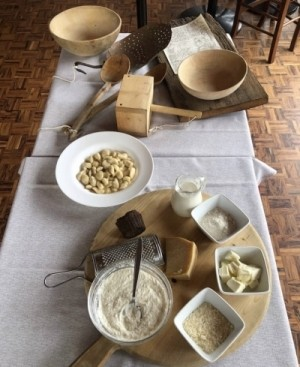
#> input picture src/assets/gnocchi/01-ingredienti.jpg, 300 x 367 px
$ python ritaglia_ingredienti.py
#> lines starting #> are read from the running program, lines starting #| are printed output that depends on the picture
"""
Ricava tre dettagli uniformi dalla fotografia vera degli ingredienti.

PERCHÉ RITAGLI
La fotografia del tavolo è una sola, ed è piccola (300x367). Per la fascia
della home servono più immagini, tutte dello stesso formato, che mostrino gli
ingredienti da vicino: il dettaglio si legge meglio del piano largo, e il
ritaglio quadrato le rende uniformi come chiesto.

Sono RITAGLI DI UNA FOTOGRAFIA VERA, non immagini d'archivio: il tavolo, le
scodelle e gli ingredienti sono quelli della locanda.

Uso:  python scripts/ritaglia_ingredienti.py
"""

from __future__ import annotations

import pathlib
import sys

from PIL import Image

RADICE = pathlib.Path(__file__).resolve().parent.parent
SORGENTE = RADICE / "src" / "assets" / "gnocchi" / "01-ingredienti.jpg"
USCITA = RADICE / "src" / "assets" / "gnocchi" / "dettagli"

# Lato del ritaglio in pixel di partenza. La fotografia è 300x367: ritagli da
# 108 px lasciano un margine di ingrandimento contenuto quando si mostrano a
# 130-150 px nella pagina, e a quella misura restano nitidi.
LATO = 108

# (nome, sinistra, alto) — l'angolo in alto a sinistra di ogni riquadro.
# Le posizioni sono state scelte guardando la fotografia: ognuna inquadra un
# ingrediente diverso.
DETTAGLI: list[tuple[str, int, int]] = [
    # La scodella con gli gnocchi già formati, in alto
    ("1-gnocchi", 62, 126),
    # La fioreta nella ciotola con la grattugia e il formaggio
    ("2-fioreta", 68, 238),
    # Le ciotoline con la farina, il formaggio grattugiato e il burro
    ("3-farina-burro-formaggio", 150, 200),
]


def main() -> int:
    if not SORGENTE.is_file():
        print(f"fotografia non trovata: {SORGENTE}")
        return 1

    USCITA.mkdir(parents=True, exist_ok=True)

    with Image.open(SORGENTE) as originale:
#> originale is the input picture: PIL image 300x367 RGB; mean R, G, B 141.5, 126.5, 112.1
        larghezza, altezza = originale.size
#> larghezza = 300; altezza = 367
        im = originale.convert("RGB")

        for nome, x, y in DETTAGLI:
            # Il ritaglio non deve uscire dalla fotografia.
            x = max(0, min(x, larghezza - LATO))
            y = max(0, min(y, altezza - LATO))

            dettaglio = im.crop((x, y, x + LATO, y + LATO))
            # Si porta a 432 px con un ingrandimento morbido: nella pagina si
            # mostra a 144 px, quindi il file resta piccolo ma definito anche
            # sugli schermi ad alta densità.
            dettaglio = dettaglio.resize((432, 432), Image.LANCZOS)

            percorso = USCITA / f"{nome}.jpg"
            dettaglio.save(percorso, "JPEG", quality=86, optimize=True)
            print(f"  {percorso.relative_to(RADICE)}   {dettaglio.size[0]}x{dettaglio.size[1]}   da ({x},{y})")
#> this loop made 3 passes
#> pass 1, in main, `dettaglio = im.crop((x, y, x + LATO, y + LATO))`:
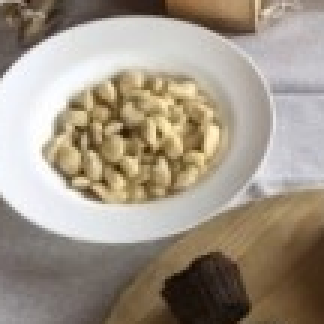
#> dettaglio: PIL image 108x108 RGB (shown 3 times larger); mean R, G, B 161.1, 150, 135.4
#> pass 1, in main, `dettaglio = dettaglio.resize((432, 432), Image.LANCZOS)`:
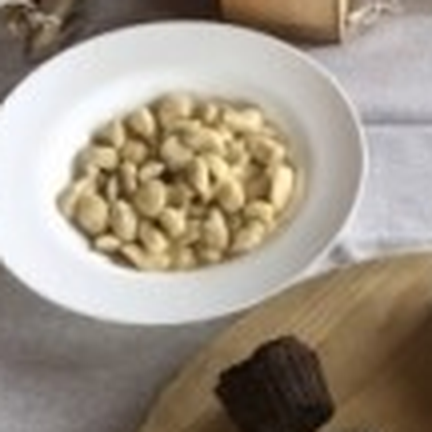
#> dettaglio: PIL image 432x432 RGB; mean R, G, B 161.1, 150, 135.4
#> pass 2, in main, `dettaglio = im.crop((x, y, x + LATO, y + LATO))`:
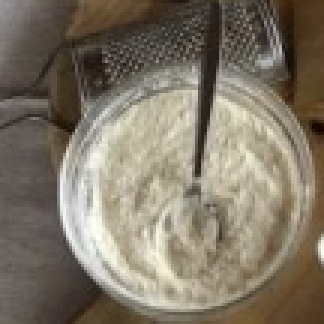
#> dettaglio: PIL image 108x108 RGB (shown 3 times larger); mean R, G, B 128.2, 118.8, 103.3
#> pass 2, in main, `dettaglio = dettaglio.resize((432, 432), Image.LANCZOS)`:
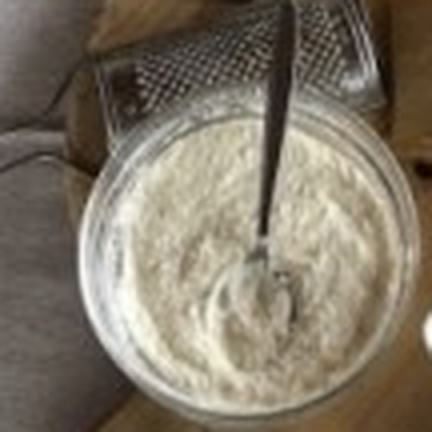
#> dettaglio: PIL image 432x432 RGB; mean R, G, B 128.2, 118.8, 103.3
#> after the loop:
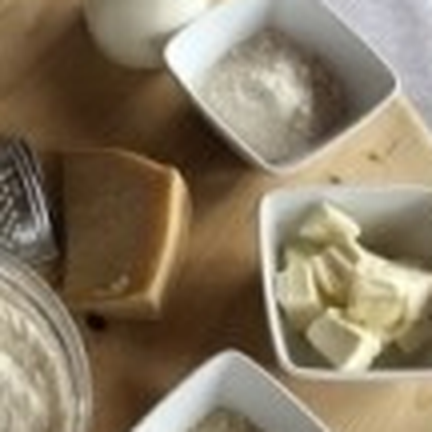
#> dettaglio: PIL image 432x432 RGB; mean R, G, B 136.8, 122.6, 100.1

    print(f"\n  {len(DETTAGLI)} dettagli, tutti {432}x{432}: formato unico.")
    return 0


if __name__ == "__main__":
    sys.exit(main())
#> (the program exits here)

$ run again, with src/assets/gnocchi/02-piatto-finito.jpg copied over src/assets/gnocchi/01-ingredienti.jpg
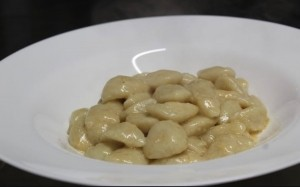
#> input picture src/assets/gnocchi/02-piatto-finito.jpg, 300 x 187 px
#> in main, originale is the input picture: PIL image 300x187 RGB; mean R, G, B 147.1, 141.8, 130.1
#> the loop in main, `for nome, x, y in DETTAGLI:` made 3 passes
#> pass 1, in main, `dettaglio = im.crop((x, y, x + LATO, y + LATO))`:
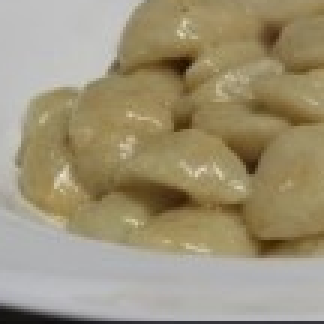
#> dettaglio: PIL image 108x108 RGB (shown 3 times larger); mean R, G, B 157.7, 146.9, 119.7
#> after the loop in main, `for nome, x, y in DETTAGLI:`:
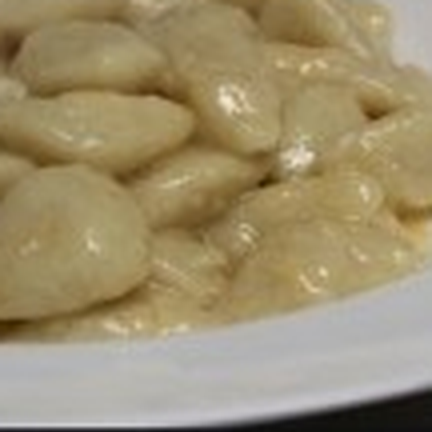
#> dettaglio: PIL image 432x432 RGB; mean R, G, B 157.5, 143.1, 109.8
